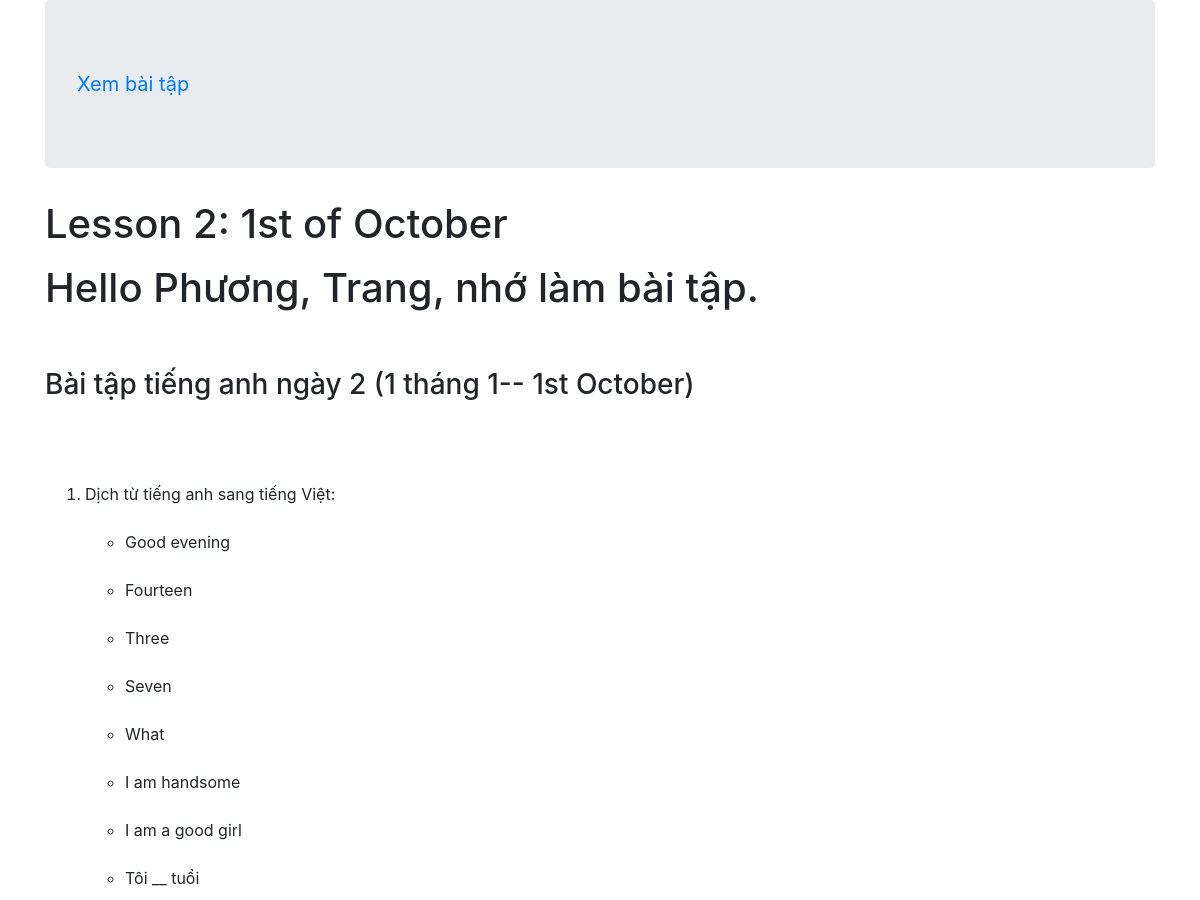
The app's page /homeworks/1/ (upper part), older data.
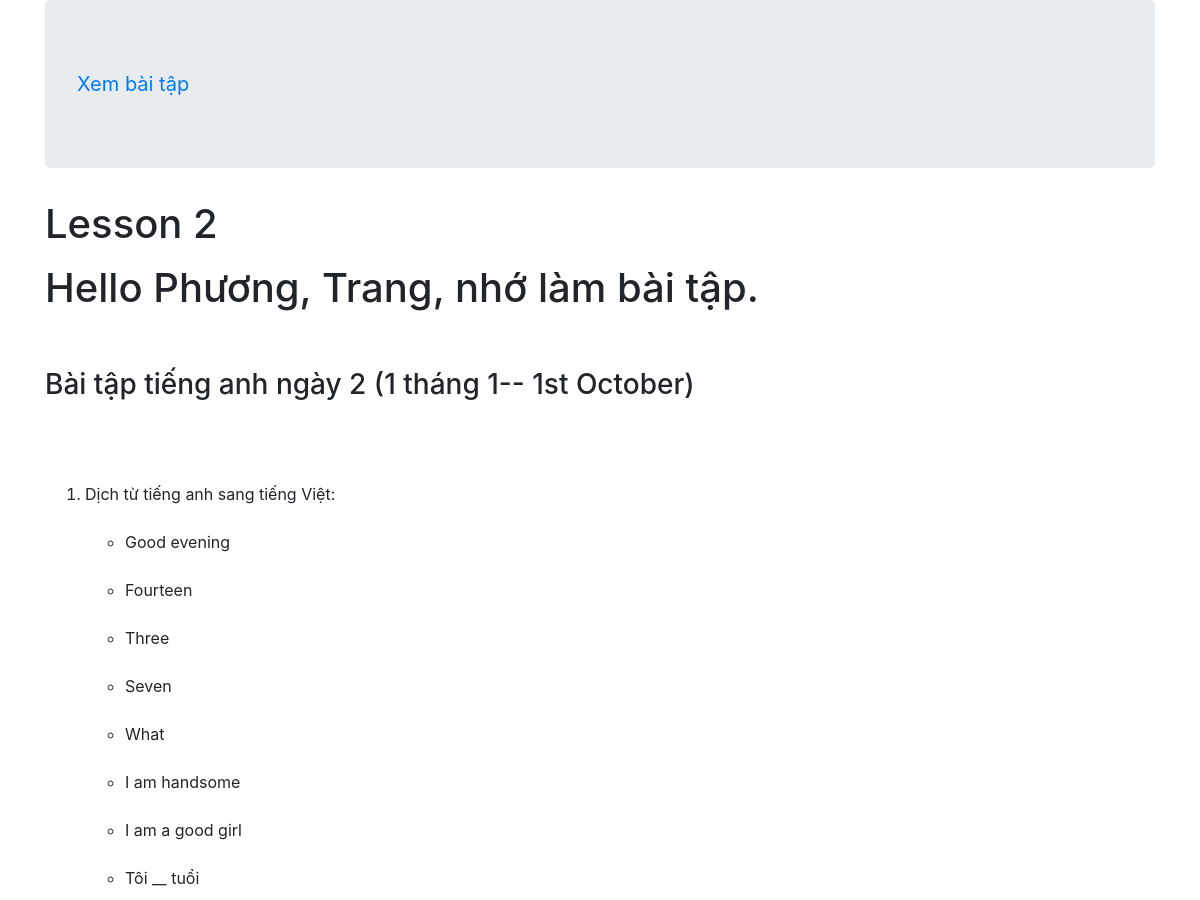
The same page, newer data.
### my_app/models.py (models this page shows, shortened)
class Homework(models.Model):
    lecture = models.CharField( max_length=50)
    questions = models.TextField(null = True)
    question_img = models.ImageField( upload_to='homeworks', null='True', blank = 'True')
    answers = []

### my_app/views.py (the view)
# urls.py: path('<int:pk>/', views.HomeworkDetailView.as_view(), name='detail'),
class HomeworkDetailView(DetailView):
    model = Homework

### my_app/templates/my_app/homework_detail.html (shortened to what this page needs)
{% extends 'base.html' %}
{% block Body %}
 <h1> {{homework.lecture}} </h1>
 <p> {{homework.questions|safe|linebreaksbr}} </p>
{% endblock Body %}

Row changes from the older to the newer data that the page shows:
changed Homework: lecture "Lesson 2: 1st of October" → "Lesson 2"
